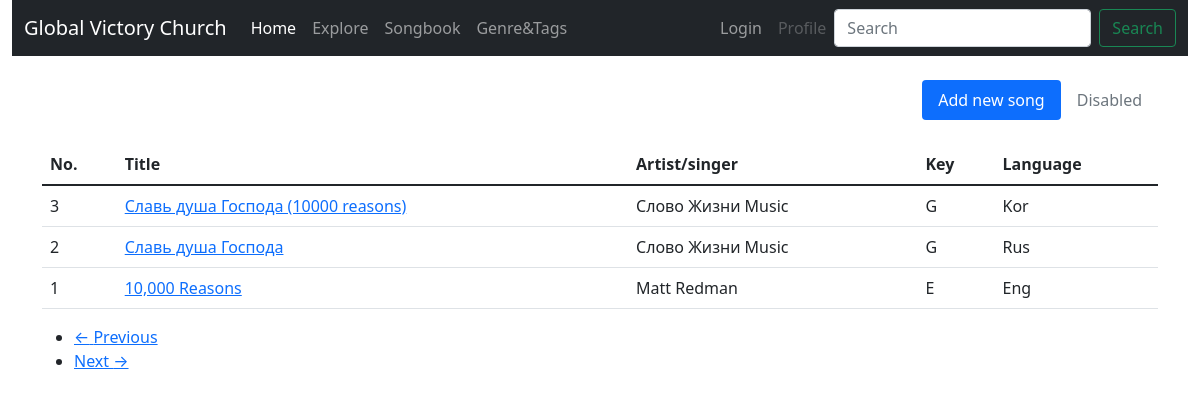
The app's page /songbook, older data.
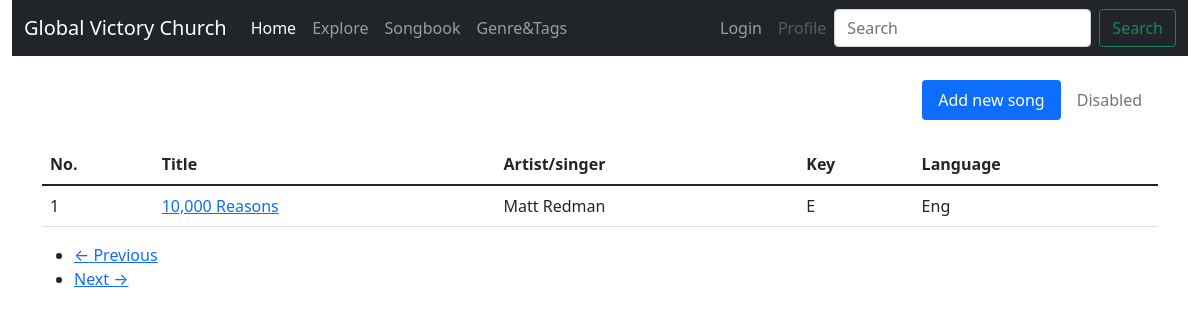
The same page, newer data.
### app/models.py (models this page shows, shortened)
class Song(db.Model):
    id = db.Column(db.Integer, primary_key=True)
    title = db.Column(db.String(255), index=True)
    singer = db.Column(db.String(140), index=True)
    info = db.Column(db.String(140))
    key = db.Column(db.Integer)
    lyrics = db.Column(db.Text)
    language = db.Column(db.Integer)
    timestamp = db.Column(db.DateTime, index=True, default=datetime.utcnow)
    user_id = db.Column(db.Integer, db.ForeignKey('user.id'))
    tags = db.relationship('Tag', secondary=songtags,
                           backref=db.backref('songs', lazy='dynamic'), lazy='dynamic')
    translated = db.relationship(
        'Song', secondary=translation,
        primaryjoin=(translation.c.song_id == id),
        secondaryjoin=(translation.c.translated_id == id),
        backref=db.backref('translation', lazy='dynamic'), lazy='dynamic')
    media = db.relationship('Mlinks', secondary=medialinks,
                           backref=db.backref('songs', lazy='dynamic'), lazy='dynamic')

### app/routes.py (the view)
@app.route('/songbook')
def songbook():
    keyset = ('Empty', 'C', 'C#', 'D', 'D#', 'E', 'F', 'F#', 'G', 'G#', 'A', 'A#', 'B')
    page = request.args.get('page', 1, type=int)
    songs = Song.query.order_by(Song.title.desc()).paginate(
        page=page, per_page=app.config['SONGS_PER_PAGE'], error_out=False)
    next_url = url_for('songbook', page=songs.next_num) \
        if songs.has_next else None
    prev_url = url_for('songbook', page=songs.prev_num) \
        if songs.has_prev else None
    return render_template('songbook.html', title='Songbook', songs=songs.items,
                           next_url=next_url, prev_url=prev_url, keyset=keyset, lang=lang)

### app/routes.py (called while the page is built)
@app.before_request
def before_request():
    if current_user.is_authenticated:
        current_user.last_seen = datetime.utcnow()
        db.session.commit()

### app/templates/songbook.html
{% extends "base.html" %}
{% block app_content %}
    <br>
	<div class="row">
		<div class="col">
			<nav class="nav nav-pills justify-content-end">
				<a class="nav-link active" aria-current="page" href="{{ url_for('add_song') }}">Add new song</a>
				<a class="nav-link disabled" href="#" tabindex="-1" aria-disabled="true">Disabled</a>
			</nav>
		</div>
	</div>
	<br>
	<div class="row">
		<div class="col">
			<table class="table table-hover">
			<thead>
			  <tr>
				 <th>No.</th>
				 <th>Title</th>
				 <th>Artist/singer</th>
				 <th>Key</th>
				 <th>Language</th>
			  </tr>
			</thead>
			<tbody>
			{% for song in songs %}
				{% include '_song.html' %}
			{% endfor %}
			</tbody>
			</table>
		<nav aria-label="...">
			<ul class="pager">
				<li class="previous{% if not prev_url %} disabled{% endif %}">
					<a href="{{ prev_url or '#' }}">
						<span aria-hidden="true">&larr;</span> Previous
					</a>
				</li>
				<li class="next{% if not next_url %} disabled{% endif %}">
					<a href="{{ next_url or '#' }}">
						Next <span aria-hidden="true">&rarr;</span>
					</a>
				</li>
			</ul>
		</nav>
		</div>
	</div>
{% endblock %}

### app/templates/_song.html
        <tr valign="top">
            <td>{{ song.id }}</td>
			<td><a href="{{ url_for('.view_song', id=song.id) }}">{{ song.title }}</a></td>
            <td>{{ song.singer }}</td>
			<td>{{ keyset[song.key] }}</td>
			<td>{{ lang[song.language] }}</td>
        </tr>

Row changes from the older to the newer data that the page shows:
removed Song: id "3", title "Славь душа Господа (10000 reasons)", singer "Слово Жизни Music", key "G", language "Kor"
removed Song: id "2", title "Славь душа Господа", singer "Слово Жизни Music", key "G", language "Rus"
